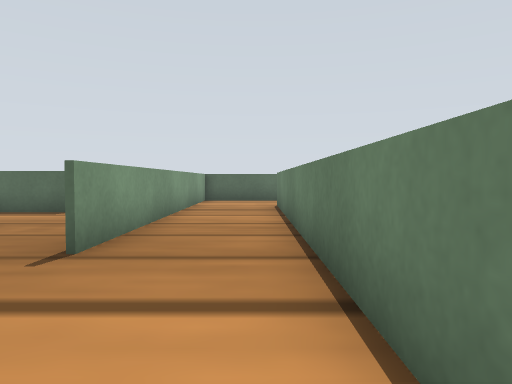
View 1 (above)

20 first-person views from a walk through a robot-simulator world made for Gazebo. The camera is 0.08 m above the floor, tilts 2° down and sees 70° across. The lines on the ground mark 1 m squares. The floor is counted in squares, 0.1 m on a side. Each view is taken from the middle of a square. On the plan, view 1 faces up. The plan holds only what a view shows up to about 12 squares ahead; the rest is blank. The place goes on beyond the plan. Simple patterns stand in for the simulator's built-in surfaces.

View 2
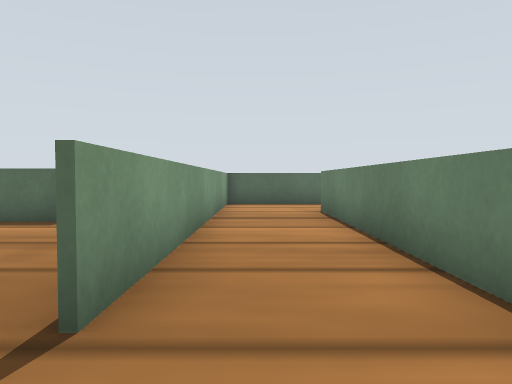

View 3
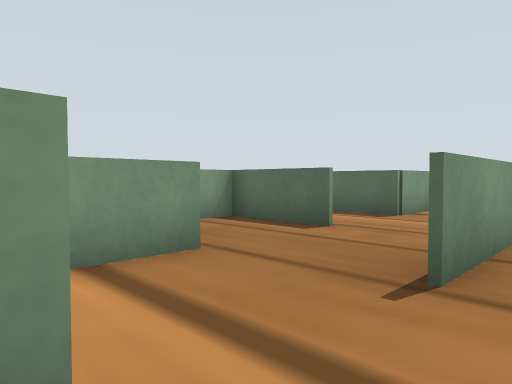

View 4
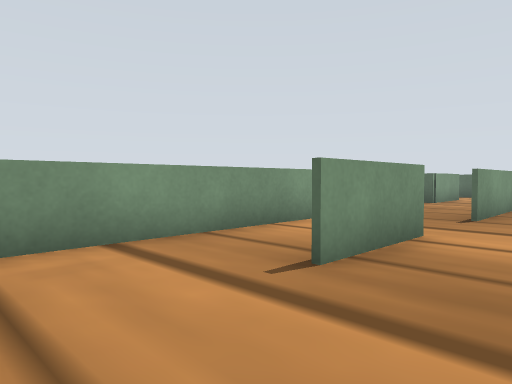

View 5
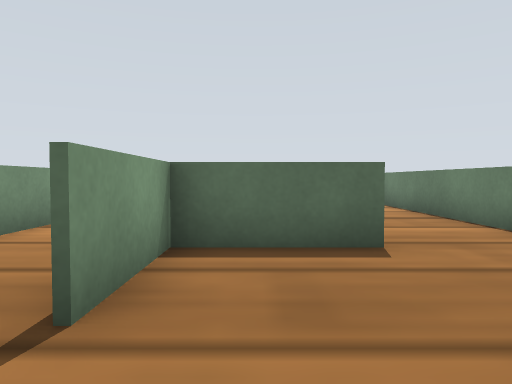

View 6
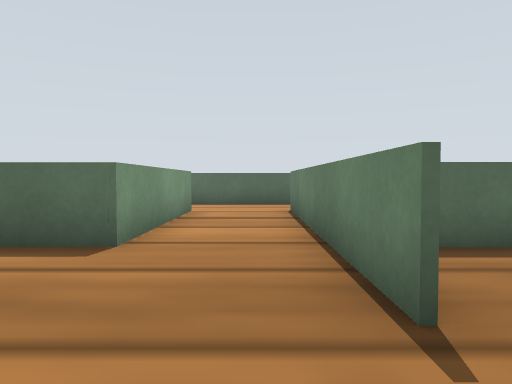

View 7
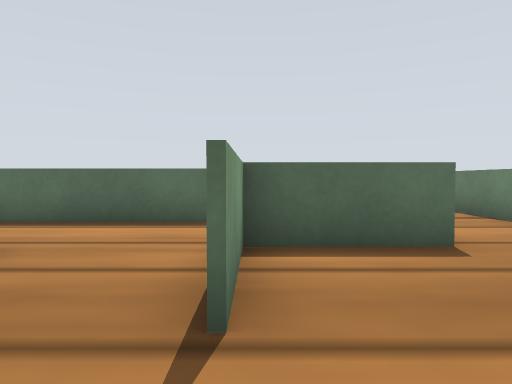

View 8
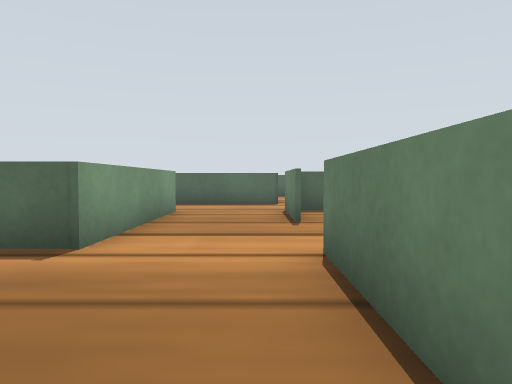

View 9
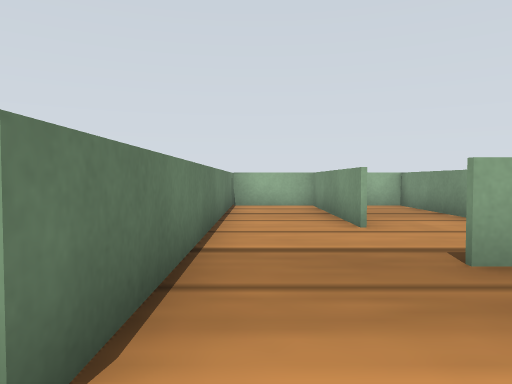

View 10
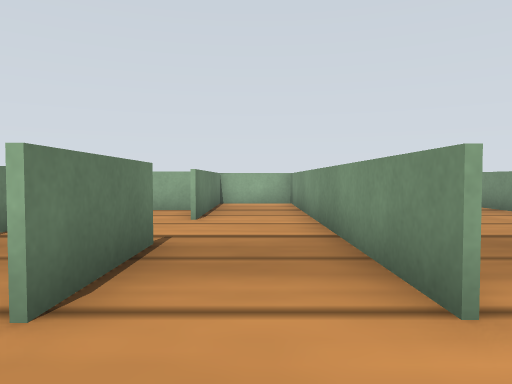

View 11
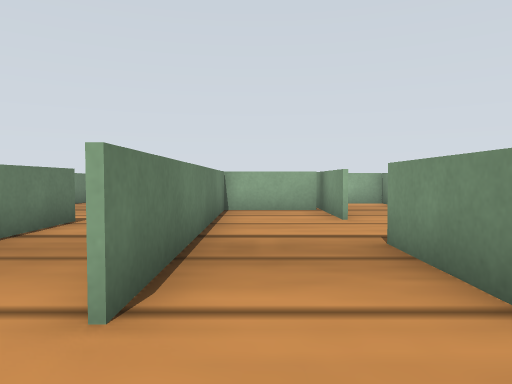

View 12
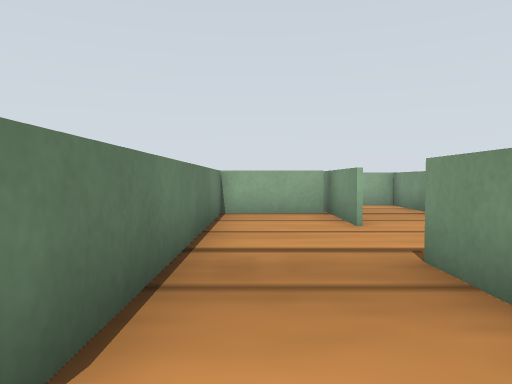

View 13
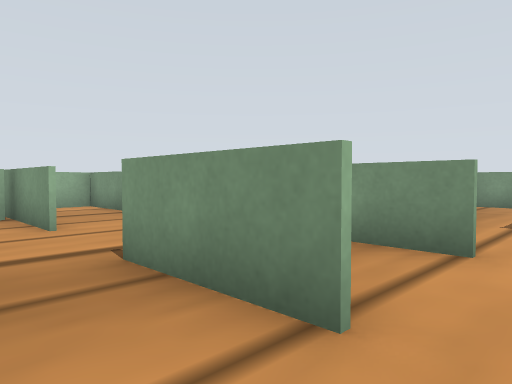

View 14
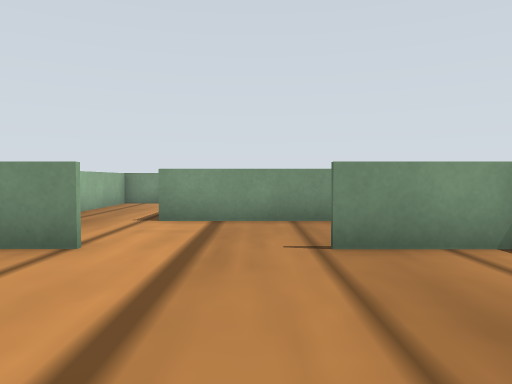

View 15
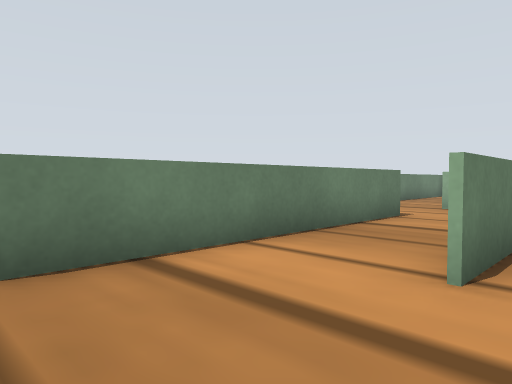

View 16
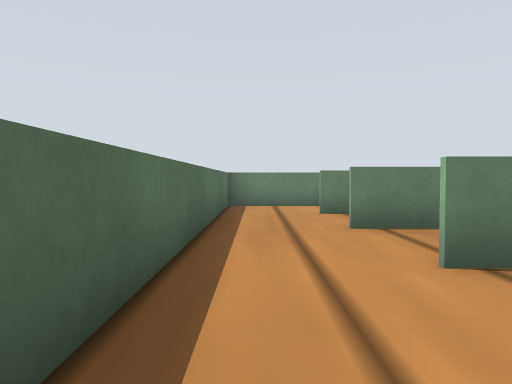

View 17
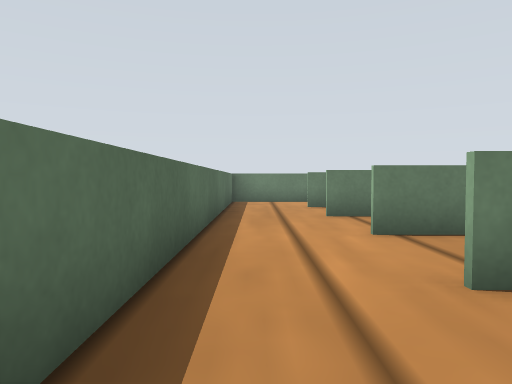

View 18
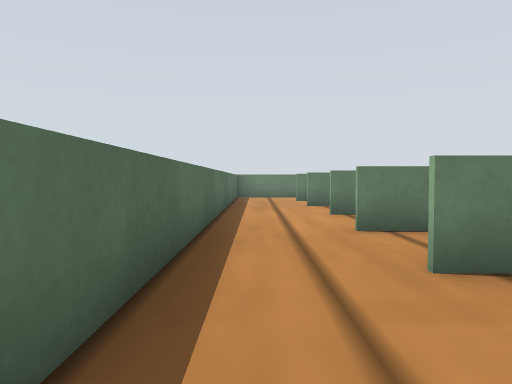

View 19
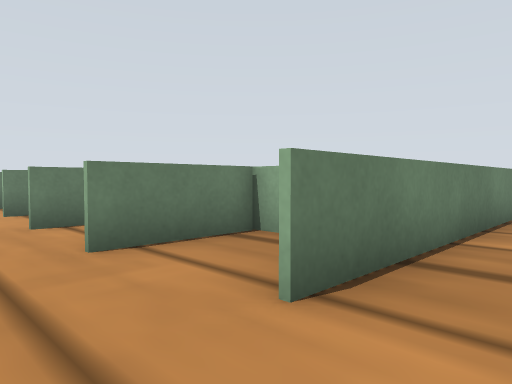

View 20
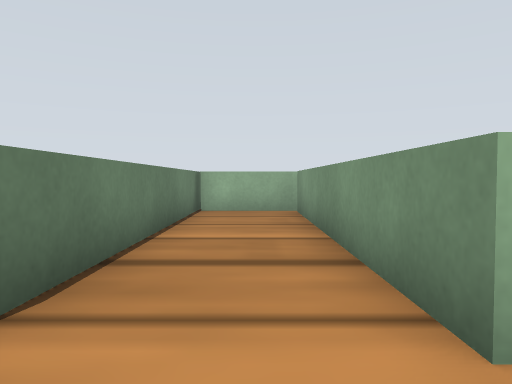

### Floor plan
Ten units are one square. View 1 is at (0, 0); x grows to the right and y downward. Boxes are objects, and circles mark ways between rooms. Rooms are numbered by the first view taken in them; rooms with no view inside come last. Other rooms are left out.
<svg viewBox="-206 -144 222 240">
<path fill="none" stroke="#000" d="M-44 -36 -44 32M-44 -63 -70 -63 -70 -39M-19 -14 -19 12M-20 -76 -20 -139M-72 -39 -72 -115M6 -9 6 -112M-44 -106 -44 -88 -63 -88M-45 -108 -45 -115M-96 -10 -96 16M-45 40 -45 -35M-98 15 -98 -10M-98 -99 -98 -114M-122 -10 -122 91M-96 -114 -96 -63 -122 -63 -122 -39M-19 -139 -19 -39M-96 41 -96 74M11 -138 -114 -138M-96 65 -72 65 -72 -11M-98 89 -98 41M-123 -39 -123 -64M-150 -61 -150 -12 -160 -12M-154 13 -149 13M-123 15 -123 -10M-123 -88 -145 -88M-200 0 -200 10M-201 13 -170 13M-147 40 -147 91 -112 91M-123 89 -123 15M-123 -102 -123 -115M-114 -138 -144 -138M-144 -138 -169 -138M-149 -89 -149 -115M-200 -115 -200 -41M-201 -37 -175 -37M-175 -31 -175 -112"/>
<circle cx="-120" cy="-45" r="3" fill="#2a7"/>
<circle cx="-120" cy="-130" r="3" fill="#2a7"/>
<circle cx="-135" cy="10" r="3" fill="#2a7"/>
<circle cx="-150" cy="-130" r="3" fill="#2a7"/>
<circle cx="-175" cy="-130" r="3" fill="#2a7"/>
<text x="-30" y="-40">1</text>
<text x="-140" y="-30">2</text>
<text x="-140" y="50">3</text>
<text x="-130" y="-120">4</text>
<text x="-160" y="-120">5</text>
<text x="-190" y="-100">6</text>
</svg>
Room 1 opens to room 2. Room 1 opens to room 4. Room 2 opens to room 3. Room 4 opens to room 5. Room 5 opens to room 6.

Where each view was taken, in squares from view 1:
view 1: 0 up, 0 right, facing up
view 2: 2 up, 1 left, facing up
view 3: 1 up, 1 left, facing up-left
view 4: 4 down, 0 right, facing up-left
view 5: 2 up, 6 left, facing up
view 6: 2 up, 8 left, facing up
view 7: 2 up, 12 left, facing up
view 8: 3 down, 13 left, facing up
view 9: 2 up, 13 left, facing down
view 10: 3 up, 11 left, facing down
view 11: 3 up, 8 left, facing down
view 12: 2 up, 8 left, facing down
view 13: 2 up, 8 left, facing down-left
view 14: 3 up, 8 left, facing left
view 15: 4 up, 8 left, facing down-right
view 16: 13 up, 13 left, facing right
view 17: 13 up, 15 left, facing right
view 18: 13 up, 18 left, facing right
view 19: 13 up, 19 left, facing down-right
view 20: 13 up, 19 left, facing down
